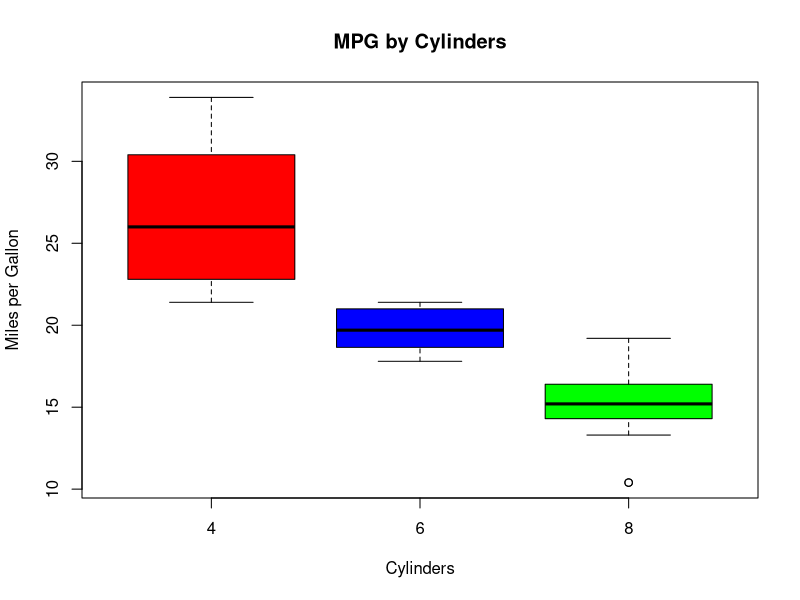
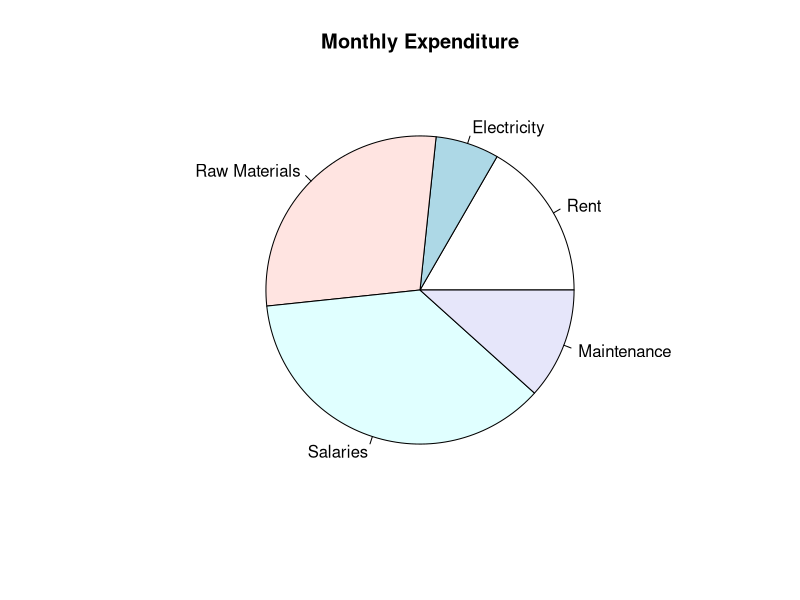
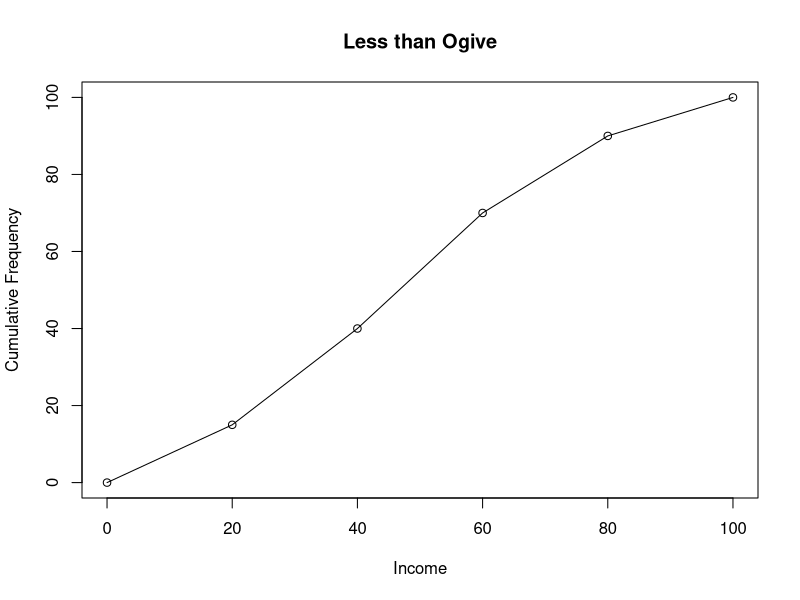

Reproduce these figures in R, in order. (Note: this script raises an error after producing the figures.)
##Slip - 26

##Q.1 - (A)

data(mtcars)

boxplot(mpg ~ cyl,
        data=mtcars,
        main="MPG by Cylinders",
        xlab="Cylinders",
        ylab="Miles per Gallon",
        col=c("red","blue","green"))

##Q.1 - (B)

x = c(2,3,5,5,6,4,7,8,5,4,3,9,2,5,6)

# Frequency table
table(x)

# Mode
names(which.max(table(x)))

##Q.2 - A

dept = c("Rent","Electricity","Raw Materials",
         "Salaries","Maintenance")

amt = c(50,20,85,110,35)

pie(amt,labels=dept,
    main="Monthly Expenditure")

##Q.2 - B

X = c(2,4,6,8,10)
Y = c(5,12,18,26,35)

model = lm(Y ~ X)
model

predict(model,data.frame(X=6))

##Q.3 - A

# i
qnorm(0.75,60,10)

# ii
pnorm(50,60,10)

##Q.3 - B

x = c(0,20,40,60,80,100)
f = c(15,25,30,20,10)

cf = c(0, cumsum(f))

plot(x,cf,type="o",
     main="Less than Ogive",
     xlab="Income",
     ylab="Cumulative Frequency")

##Q.4 - A

A = c(5.3,7.2,4.1,8.5,11,8.7,6.4)
B = c(10.1,11.8,13.2,9.3,15.2,8.1,9.6)

t.test(B,A,alternative="greater")

##Q.4 - B

x = c(1,2,3,4)
y = c(10,12,15)
z = c(24,28)
w = c(17)

# i
data.frame(x,z)

# ii
data.frame(x,w)

# iii
data.frame(y,w)

# iv
data.frame(y,z)
